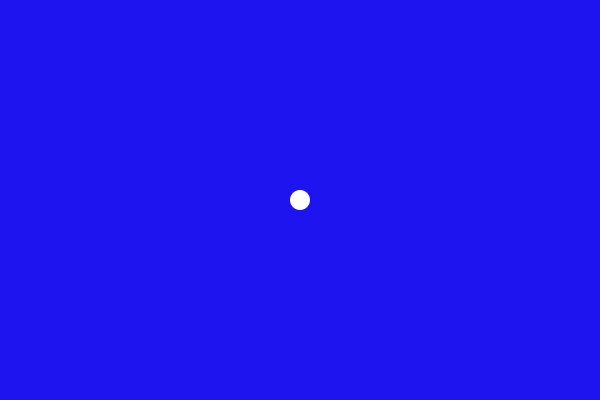
Frame 1 (no input)
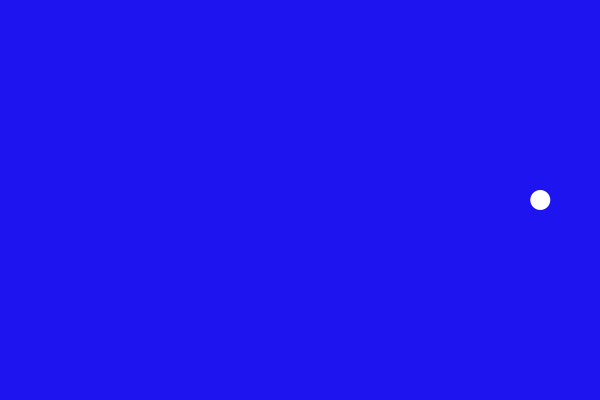
Frame 60 (the mouse pressed at the canvas centre just before this capture)
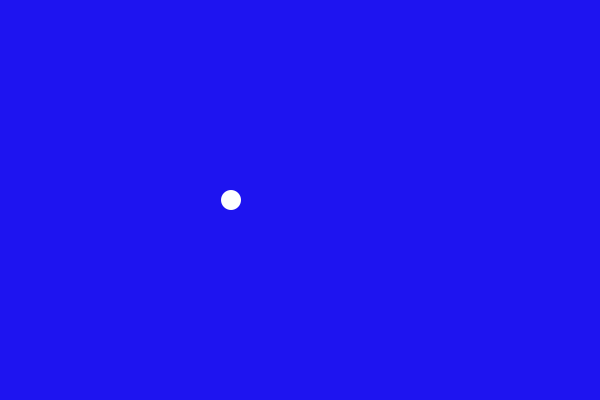
Frame 120 (the mouse held since frame 60 and released just before this capture)

The Processing sketch that drew these frames (run headless with seeded random() and noise(); from frame 60 on, the mouse is pressed at the canvas centre):

// Processing sketch: Circle_sin_quiz_time
// ── Circle_sin_quiz_time.pde
float circ_x, circ_y;
float circ_speed = 2;
float ampl = 250;
float timer;
float period = 4;
void setup(){
  size(600, 400);
  circ_x = width*.5;
  circ_y = height*.5;
  timer = millis();
  period *= 1000;
  noStroke();
}
void draw() {
  background(30, 20, 240);
  ellipse(circ_x, circ_y, 20, 20);
  
  timer = millis()%period * (TWO_PI/period);
  //100% = TWO_PI;
  //2000 = TWO_PI;
  
  circ_x = sin(timer) * ampl + 300;
}
